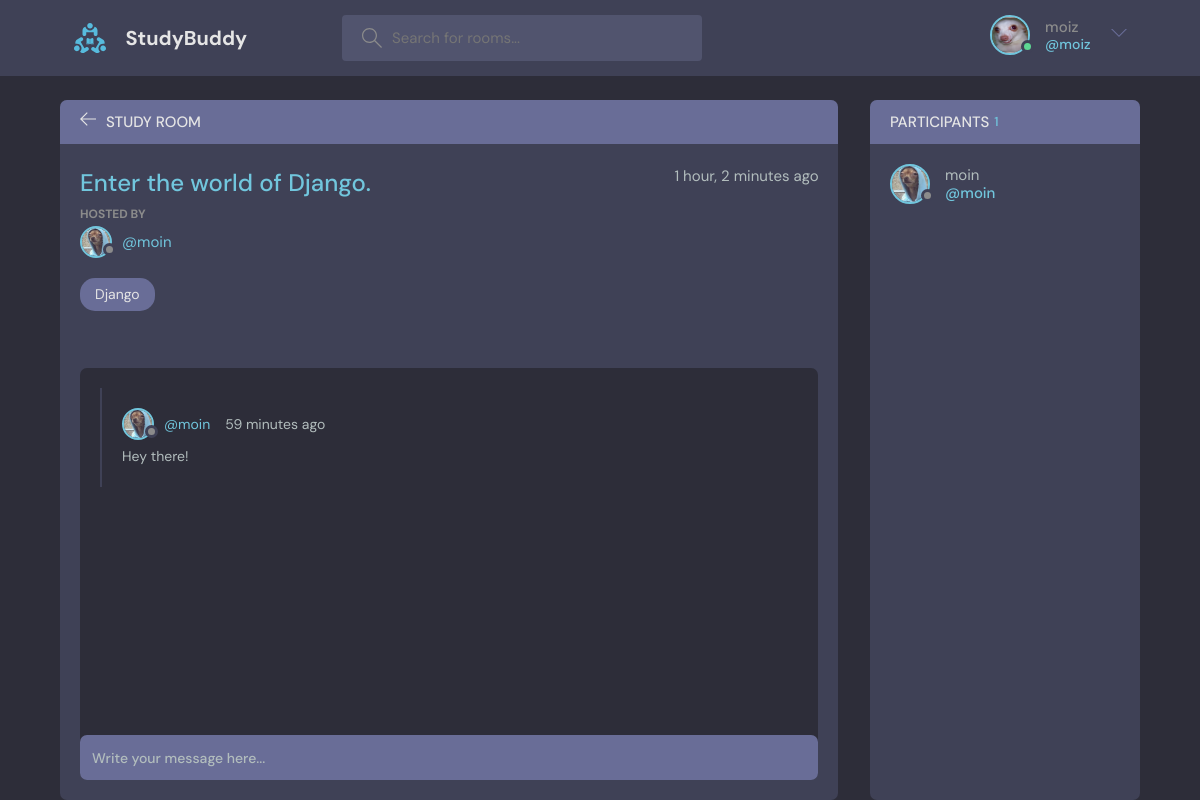
Screenshot of /room/2/ (signed in) with the database file from the repository.
### base/models.py (models this page shows, shortened)
class User(AbstractUser):
    name = models.CharField(max_length=200, null=True)
    email = models.EmailField(unique=True)
    bio = models.TextField(null=True)
    avatar = models.ImageField(null=True, default='avatar.svg')
    USERNAME_FIELD = 'email'
    REQUIRED_FIELDS = []

class Room(models.Model):
    host = models.ForeignKey(User, on_delete=models.SET_NULL, null=True)
    topic = models.ForeignKey(Topic, on_delete=models.SET_NULL, null=True)
    name = models.CharField(max_length = 200)
    description = models. TextField(null = True, blank = True)
    participants = models.ManyToManyField(
        User, related_name='participants', blank=True)
    updated = models.DateTimeField(auto_now = True)
    created = models.DateTimeField(auto_now_add=True)
    class Meta:
        ordering = ['-updated', '-created']

class Topic(models.Model):
    name = models.CharField(max_length = 200)
    def __str__(self):
        return self.name

class Message(models.Model):
    user = models.ForeignKey(User, on_delete=models.CASCADE)
    room = models.ForeignKey(Room, on_delete=models.CASCADE)
    body = models.TextField()
    updated = models.DateTimeField(auto_now=True)
    created = models.DateTimeField(auto_now_add=True)
    class Meta:
        ordering = ['-updated', '-created']

### base/views.py (the view, shortened to what this page needs)
# urls.py: path('room/<str:pk>/', views.room, name='room'),
@login_required(login_url='login')
def room(request, pk):
    room = Room.objects.get(id=pk)
    room_messages = room.message_set.all()
    participants = room.participants.all()
    context = {'room': room,  'room_messages':room_messages,
               'participants': participants}
    return render(request, 'base/room.html', context)

### base/templates/base/room.html (shortened to what this page needs)
{% extends 'main.html' %}
{% block content %}
    <main class="profile-page layout layout--2">
      <div class="container">
        <div class="room">
          <div class="room__top">
            <div class="room__topLeft">
              <a href="{% url 'home' %}">
                <svg version="1.1" xmlns="http://www.w3.org/2000/svg" width="32" height="32" viewBox="0 0 32 32">
                  <title>arrow-left</title>
                  <path
                    d="M13.723 2.286l-13.723 13.714 13.719 13.714 1.616-1.611-10.96-10.96h27.625v-2.286h-27.625l10.965-10.965-1.616-1.607z"
                  ></path>
                </svg>
              </a>
              <h3>Study Room</h3>
            </div>
          </div>
          <div class="room__box scroll">
            <div class="room__header scroll">
              <div class="room__info">
                <h3>{{room.name}}</h3>
                <span>{{room.created|timesince}} ago</span>
              </div>
              <div class="room__hosted">
                <p>Hosted By</p>
                <a href="{% url 'user-profile' room.host.id %}" class="room__author">
                  <div class="avatar avatar--small">
                    <img src="{{room.host.avatar.url}}" />
                  </div>
                  <span>@{{room.host.username}}</span>
                </a>
              </div>
              <span class="room__topics">{{room.topic}}</span>
            </div>
            <div class="room__conversation">
              <div class="threads scroll">
                {% for message in room_messages %}
                <div class="thread">
                  <div class="thread__top">
                    <div class="thread__author">
                      <a href="{% url 'user-profile' message.user.id %}" class="thread__authorInfo">
                        <div class="avatar avatar--small">
                          <img src="{{message.user.avatar.url}}" />
                        </div>
                        <span>@{{message.user.username}}</span>
                      </a>
                      <span class="thread__date">{{message.created|timesince}} ago</span>
                    </div>
                  </div>
                  <div class="thread__details">
                    {{message.body}}
                  </div>
                </div>
                {% endfor %}
              </div>
            </div>
          </div>
          <div class="room__message">
            <form action="" method="POST">
              <input name="body" placeholder="Write your message here..." />
            </form>
          </div>
        </div>
        <div class="participants">
          <h3 class="participants__top">Participants <span>{{participants.count}}</span></h3>
          <div class="participants__list scroll">
            {% for user in participants %}
            <a href="{% url 'user-profile' user.id %}" class="participant">
              <div class="avatar avatar--medium">
                <img src="{{user.avatar.url}}" />
              </div>
              <p>
                {{user.username}}
                <span>@{{user.username}}</span>
              </p>
            </a>
            {% endfor %}
          </div>
        </div>
      </div>
    </main>
{% endblock %}

### templates/navbar.html (shortened to what this page needs)
{% load static %}
<header class="header header--loggedIn">
    <div class="container">
      <a href="{% url 'home' %}" class="header__logo">
        <img src="{% static 'images/logo.svg' %}" />
        <h1>StudyBuddy</h1>
    </a>
    <form class="header__search" method = 'GET' action="{% url 'home' %}">
        <label>
            <input name = 'q' placeholder="Search for rooms..." />
        </label>
    </form>
    <nav class="header__menu">
        {% if request.user.is_authenticated %}
        <div class="header__user">
            <a href="{% url 'user-profile' user.id %}">
                <div class="avatar avatar--medium active">
                    <img src="{{request.user.avatar.url}}" />
                </div>
                <p>{{request.user.username}} <span>@{{request.user.username}}</span></p>
            </a>
            <button class="dropdown-button">
                <svg version="1.1" xmlns="http://www.w3.org/2000/svg" width="32" height="32" viewBox="0 0 32 32">
                    <title>chevron-down</title>
                    <path d="M16 21l-13-13h-3l16 16 16-16h-3l-13 13z"></path>
                </svg>
            </button>
        </div>
        {% else %}
        <a href="{% url 'login' %}">
            <img src="{% static 'images/avatar.svg' %}" />
            <p>Login</p>
        </a>
        {% endif %}
    </nav>
</div>
</header>

### rows the page displays
User: user.avatar (picture), user.username "moiz"
Room: name "Enter the world of Django.", created "1 hour, 2 minutes", host.avatar (picture), host.username "moin", topic "Django"
Message: user.avatar (picture), user.username "moin", created "59 minutes", body "Hey there!"
User: avatar (picture), username "moin"

### other values shown
{{ participants.count }} "1"
